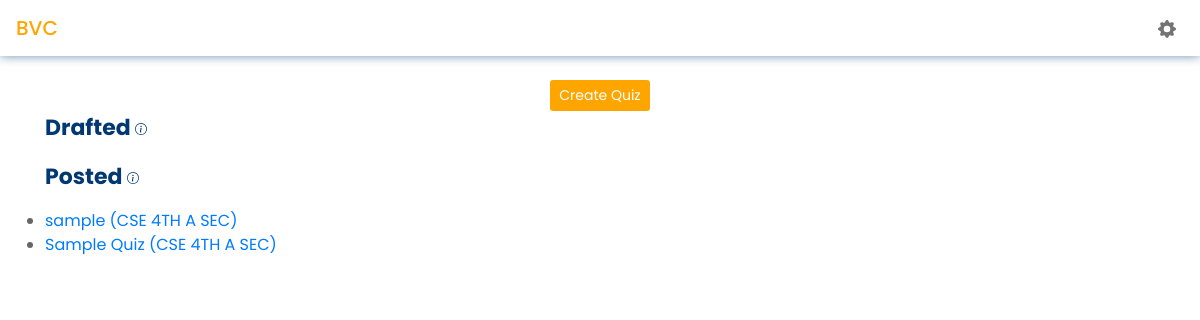
Page /Faculty/dashboard/ (signed in) on the earlier database version.
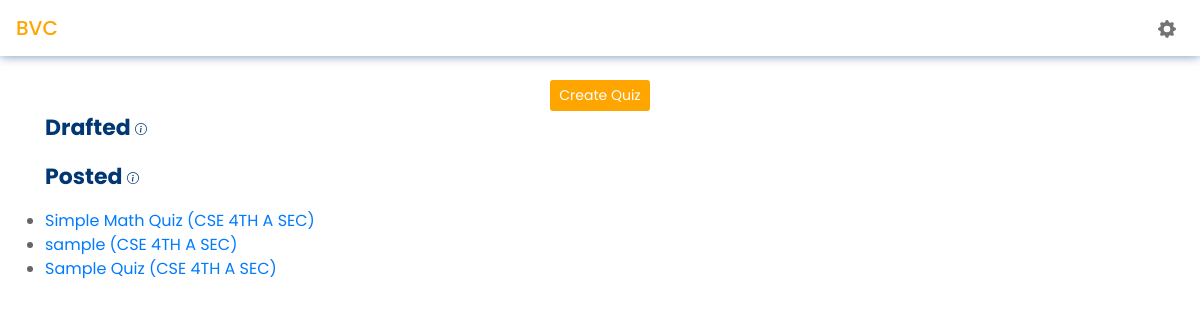
Same page on the later database version.
### SuperAdmin/models.py (models this page shows, shortened)
class Quiz(models.Model):
    pass
    name = models.CharField(max_length=400)
    description = models.CharField(max_length=100)
    no_of_questions = models.IntegerField(blank=True)
    time = models.IntegerField(help_text="Time duration in number of minutes")
    group = models.ForeignKey(Group,on_delete=models.CASCADE)
    batch = models.ForeignKey(Batch,on_delete=models.CASCADE)
    published = models.DateTimeField(auto_now_add=True)
    createdBy = models.ForeignKey(NewUser,on_delete=models.CASCADE,null=True)
    post = models.BooleanField(default=False)
    drafted = models.BooleanField(default = False)

class Group(models.Model):
      groupName = models.CharField(max_length=200,unique=True)

### Faculty/views.py (the view, shortened to what this page needs)
# urls.py: path("dashboard/",views.dashboard,name="dashboard"),
@login_required(login_url="App:loginPage")
def dashboard(request):
    user = request.user
    courses = FacultyDealsWith.objects.filter(faculty=user)
    batch = Batch.objects.all()
    draft_quizes = Quiz.objects.filter(post = False,createdBy=user).order_by("-published")
    quizes = Quiz.objects.filter(post = True,createdBy=user).order_by("-published")
    return render(request,"Faculty/dashboard.html",{"posted":quizes,"drafted":draft_quizes,"courses":courses,"batch":batch})

### Faculty/templates/Faculty/dashboard.html (shortened to what this page needs)
<!doctype html>
{% load static %}
<html lang="en">
  <head>
    <link rel="stylesheet" href="https://cdn.jsdelivr.net/npm/bootstrap@4.6.1/dist/css/bootstrap.min.css">
    <link rel="stylesheet" href="{% static 'Faculty/css/dashboard.css' %}" />
  </head>
  <body>
    <nav class="navbar  mb-4">
      <span style="color:orange" class="navbar-brand mb-0 h1">BVC</span>
      <span class="mr-2" ><a class="text-decoration-none custom-nav-items"  href="{% url 'Faculty:myAccount' %}"></a></span>
    </nav>
      <div class="container">
            <center><button type="button" class="btn createquizbtn btn-sm" data-toggle="modal" data-target="#createquiz">
              Create Quiz
            </button></center>
            <div class="quizlist">
              <p><b style="color:#013873; font-size: 22px;">Drafted
                <span id="info-drafted-btn">
                </span>
                </b>
              </p>
              <p><b style="color:#013873; font-size: 22px;">Posted
                <span id="info-posted-btn">
                </span>
                </b>
              </p>
              <ul class="mb-3">
                {% for i in posted %}
                <li><a href="{% url 'Faculty:quizresult' i.id %}"> {{i.name}} ({{i.group.groupName}}) </a></li>
                {% endfor %}
              </ul>
            </div>
      </div>
  </body>
</html>

Differences in the rows shown:
added Quiz: name "Simple Math Quiz", group.groupName "CSE 4TH A SEC"
